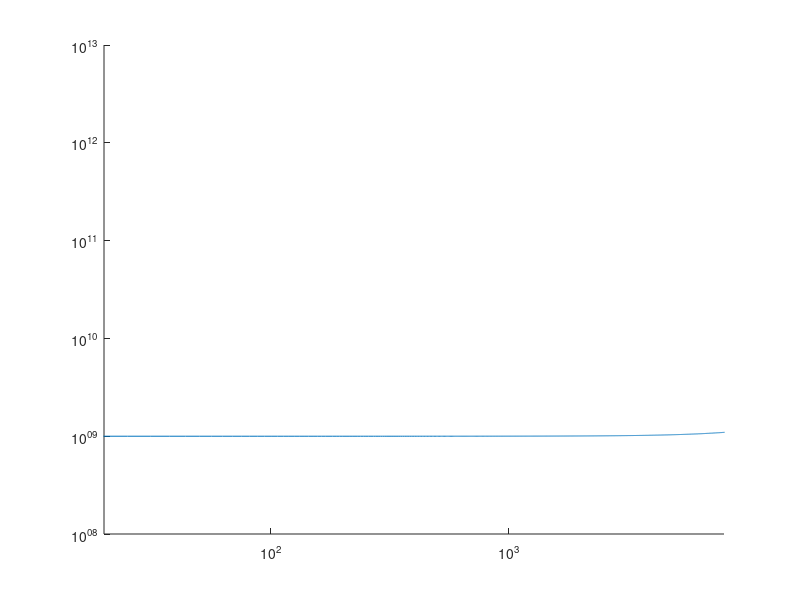

The MATLAB source for this figure: (Note: this script raises an error after producing the figure.)
%%
%<<<<<<<<<<<<<<<<<<<<<<<<<<<<<<<<<<<<<<<<<<<<<<<<<<<<<<<<<
% Modello matematico per i campioni di piccole dimensioni
%<<<<<<<<<<<<<<<<<<<<<<<<<<<<<<<<<<<<<<<<<<<<<<<<<<<<<<<<<

clear all
%close all

    f=[10:80000];                                                                                                                                                                                                                                                                                                                                                                                                                                                                                                                                                                                                                                                                                                                                           f=2:800000;
    f=2*pi.*f;


for a=0.0001

    m1=1.5;
    m2=0.01;
%   s=0.10*0.097;



    k1=1*1e9;
    k2=300e12*0.008;

    c1=a*1;
    c2=0.003;

    k12=-k2;
    k11=k1+k2;
    k22=k2;
    k21=k12;

    A = (-k21+ 1i*f*c2) ./ (-m1*f.^2 + k11 - 1i*f*(c1+c2));
    A2 = (-k21- 1i*f*c2) ./ (m1*f.^2 + k11 - 1i*f*(c1+c2));
    displacement = -f.^2*m2 + k22*A- 1i.*f.*c2.*(A-1);
    Dmass   = (-f.^2*m2 + k22+k12*A2 - 1i.*f.*c2.*(A-1)) ;
    Dmass2 = (+f.^2*m2 + k22+ k12*A2 +1i.*f.*c2.*(A2-1)) ;

    figure (202)
    set(gca, 'XScale', 'log')
    hold on
    plot (f, abs(Dmass))
    %plot (f, abs(Dmass2))

    xlim([20, 8000])
end
set(gca, 'XScale', 'log'),set(gca, 'YScale', 'log')
hold off

%%
puppa
